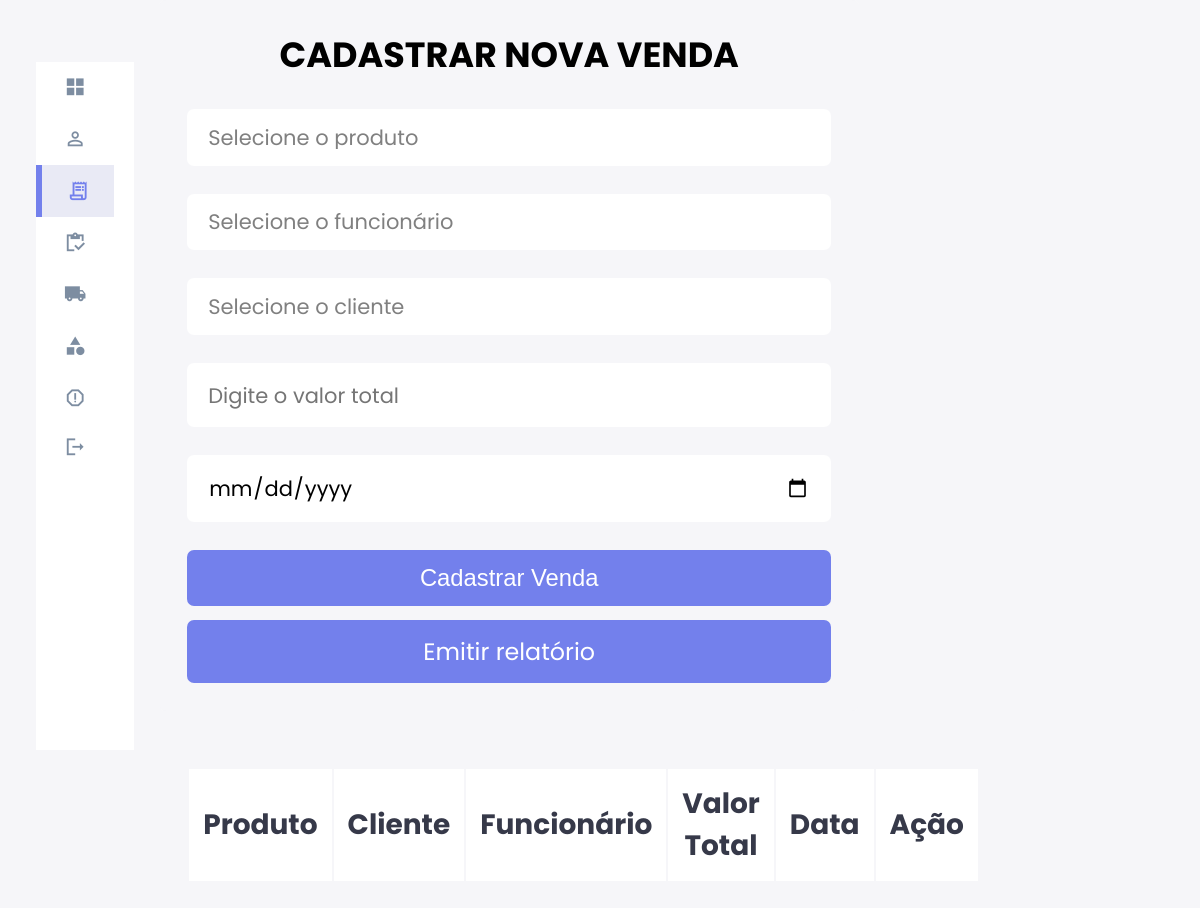
The page /addPedido.php on the database as committed earlier.
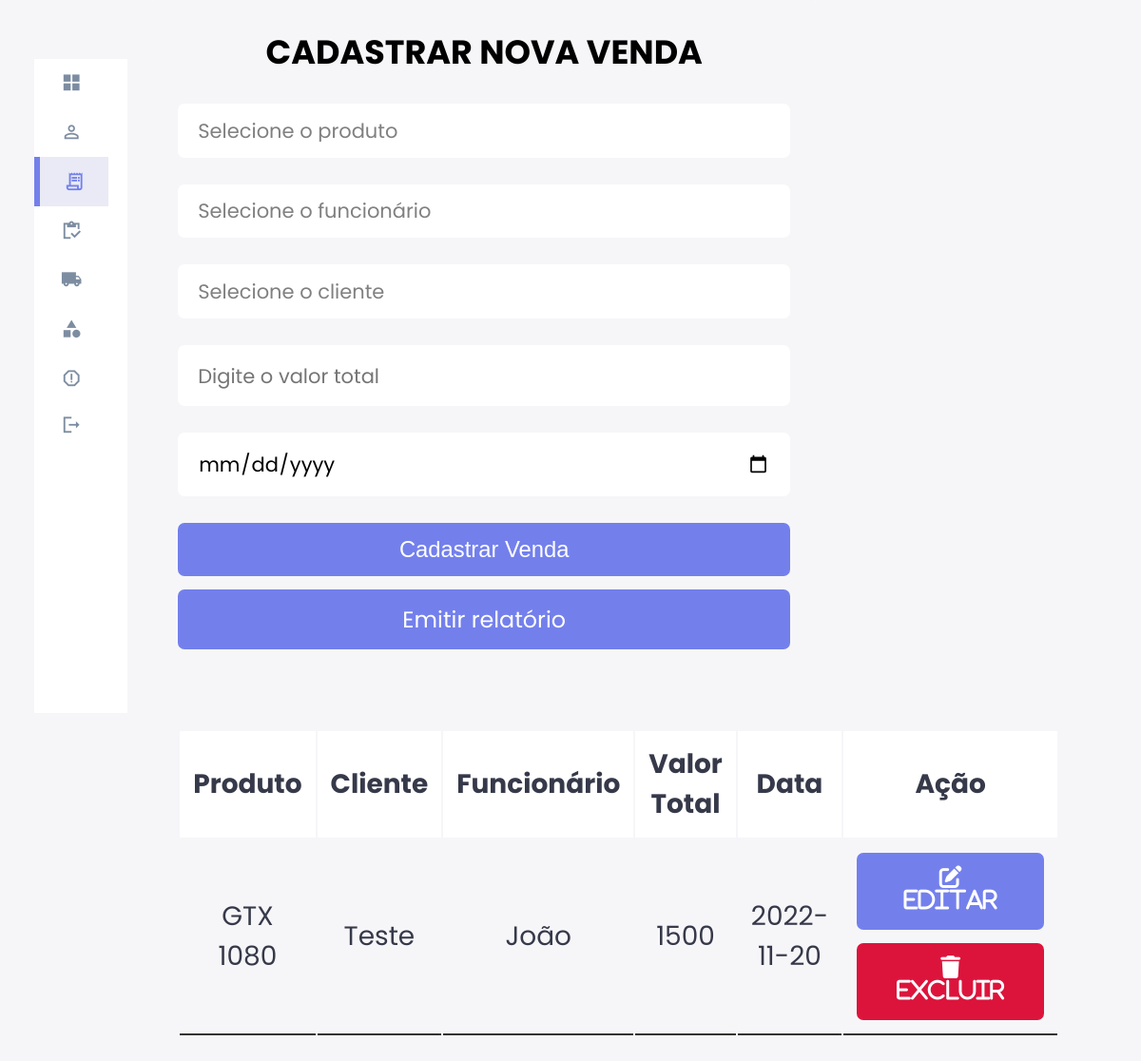
The same page on the database as committed later.
### tables this page shows
CREATE TABLE `venda` (
  `idVenda` int(11) NOT NULL,
  `idProduto` int(11) NOT NULL,
  `idFuncionario` int(11) NOT NULL,
  `idCliente` int(11) NOT NULL,
  `valorTotal` double NOT NULL,
  `data` date NOT NULL DEFAULT current_timestamp()
);

CREATE TABLE `produto` (
  `idProduto` int(255) NOT NULL,
  `nomeProduto` varchar(255) NOT NULL,
  `descricaoProduto` varchar(510) NOT NULL,
  `precoProduto` varchar(255) NOT NULL,
  `idFornecedor` int(255) NOT NULL,
  `idCategoria` int(255) NOT NULL,
  `qtdeProduto` int(255) NOT NULL,
  `imagemProduto` varchar(255) NOT NULL
);

CREATE TABLE `cliente` (
  `idCliente` int(255) NOT NULL,
  `emailCliente` varchar(255) NOT NULL,
  `nomeCliente` varchar(255) NOT NULL,
  `logradouro` varchar(500) NOT NULL,
  `numero` varchar(8) NOT NULL,
  `cep` varchar(8) NOT NULL,
  `bairro` varchar(255) NOT NULL,
  `cidade` varchar(255) NOT NULL
);

CREATE TABLE `usuarios` (
  `idFuncionario` int(255) NOT NULL,
  `email` varchar(255) NOT NULL,
  `senha` varchar(255) NOT NULL,
  `nome` varchar(255) NOT NULL,
  `cpf` varchar(255) NOT NULL
);

### addPedido.php (the view, shortened to what this page needs)
<?php
@include 'config.php';
?>
<!DOCTYPE html>
<html lang="pt-br">
<head>
  <link rel="stylesheet" href="styles/crud.css" />
  <link rel="stylesheet" href="https://cdnjs.cloudflare.com/ajax/libs/font-awesome/6.2.0/css/all.min.css" />
</head>
<body>
  <div class="container">
    <aside>
      <div class="sidebar">
        <a href="dashboard.php">
          <span class="material-icons-sharp">grid_view</span>
        </a>
        <a href="addCliente.php">
          <span class="material-icons-sharp">person_outline</span>
        </a>
        <a href="addPedido.php" class="active">
          <span class="material-icons-sharp">receipt_long</span>
        </a>
        <a href="addProduto.php">
          <span class="material-icons-sharp">inventory</span>
        </a>
        <a href="addFornecedor.php">
          <span class="material-icons-sharp">local_shipping</span>
        </a>
        <a href="addCategoria.php">
          <span class="material-icons-sharp">
          </span>
        </a>
        <a href="gerarRelatorio.php">
          <span class="material-icons-sharp">report_gmailerrorred</span>
        </a>
        <a href="index.php">
          <span class="material-icons-sharp"><?php logout() ?>logout</span>
        </a>
      </div>
    </aside>
    <div class="admin-product-form-container">
      <form action="<?php $_SERVER['PHP_SELF'] ?>" method="post" enctype="multipart/form-data">
        <h2>Cadastrar nova venda</h2>
        <select name="order_product" class="box">
          <option selected>Selecione o produto</option>
        </select>
        <select name="order_employee" class="box">
          <option selected>Selecione o funcionário</option>
        </select>
        <select name="order_client" class="box">
          <option selected>Selecione o cliente</option>
        </select>
        <input type="number" placeholder="Digite o valor total" name="order_price" class="box" />
        <input type="date" name="order_date" class="box" />
        <input type="submit" class="btn" name="add_order" value="Cadastrar Venda" />
        <a href="relatorios/gerarRelatorioVendas.php">Emitir relatório</a>
      </form>
      <div class="product-container">
        <div class="product-display">
          <table class="product-display-table">
            <thead>
              <tr>
                <th>Produto</th>
                <th>Cliente</th>
                <th>Funcionário</th>
                <th>Valor Total</th>
                <th>Data</th>
                <th>Ação</th>
              </tr>
            </thead>
            <?php
            $select = mysqli_query($conn, "SELECT *, nomeProduto, nomeCliente, u.nome FROM venda v INNER JOIN produto p ON v.idProduto = p.idProduto INNER JOIN cliente c ON v.idCliente = c.idCliente INNER JOIN usuarios u ON v.idFuncionario = u.idFuncionario");
            ?>
            <?php while ($row = mysqli_fetch_assoc($select)) { ?>
              <tr>
                <td><?php echo $row['nomeProduto']; ?></td>
                <td><?php echo $row['nomeCliente']; ?></td>
                <td><?php echo $row['nome']; ?></td>
                <td><?php echo $row['valorTotal']; ?></td>
                <td><?php echo $row['data']; ?></td>
                <td>
                  <a href="editarPedido.php?edit=<?php echo $row['idVenda']; ?>" class="btn"> <i class="fas fa-edit"> Editar </i> </a>
                  <a href="addPedido.php?delete=<?php echo $row['idVenda']; ?>" class="btn"> <i class="fas fa-trash"> Excluir </i> </a>
                </td>
              </tr>
            <?php }; ?>
          </table>
        </div>
      </div>
    </div>
  </div>
</body>
</html>

Rows that differ between the two databases and show on the page:
added venda: idProduto.nomeProduto "GTX 1080", idCliente.nomeCliente "Teste", idFuncionario.nome "João", valorTotal "1500", data "2022-11-20"
